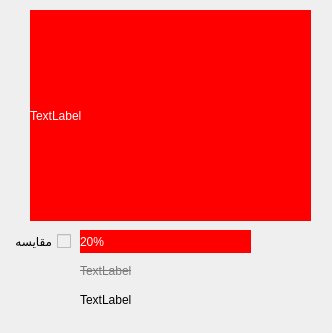
<?xml version="1.0" encoding="UTF-8"?>
<ui version="4.0">
 <class>GoodPreviewWidget</class>
 <widget class="QWidget" name="GoodPreviewWidget">
  <property name="geometry">
   <rect>
    <x>0</x>
    <y>0</y>
    <width>332</width>
    <height>333</height>
   </rect>
  </property>
  <property name="windowTitle">
   <string>Form</string>
  </property>
  <property name="styleSheet">
   <string notr="true">background-color: rgb(239, 239, 239);</string>
  </property>
  <widget class="QLabel" name="lab_img">
   <property name="geometry">
    <rect>
     <x>30</x>
     <y>10</y>
     <width>281</width>
     <height>211</height>
    </rect>
   </property>
   <property name="styleSheet">
    <string notr="true">font: 12pt &quot;Myanmar Text&quot;;
background-color: rgb(255, 0, 0);
color: rgb(255, 255, 255);

</string>
   </property>
   <property name="text">
    <string>TextLabel</string>
   </property>
  </widget>
  <widget class="QWidget" name="layoutWidget">
   <property name="geometry">
    <rect>
     <x>80</x>
     <y>230</y>
     <width>171</width>
     <height>81</height>
    </rect>
   </property>
   <layout class="QGridLayout" name="gridLayout">
    <item row="2" column="0">
     <widget class="QLabel" name="lab_final_price">
      <property name="styleSheet">
       <string notr="true">font: 75 10pt &quot;MS Shell Dlg 2&quot;;</string>
      </property>
      <property name="text">
       <string>TextLabel</string>
      </property>
     </widget>
    </item>
    <item row="0" column="0">
     <widget class="QLabel" name="lab_discount">
      <property name="styleSheet">
       <string notr="true">background-color: rgb(255, 0, 0);
color: rgb(255, 255, 255);
font: 75 13pt &quot;Agency FB&quot;;</string>
      </property>
      <property name="text">
       <string>20%</string>
      </property>
     </widget>
    </item>
    <item row="1" column="0">
     <widget class="QLabel" name="lab_price">
      <property name="styleSheet">
       <string notr="true">color: rgb(122, 122, 122);
font: 10pt &quot;MS UI Gothic&quot;;
text-decoration: line-through;</string>
      </property>
      <property name="text">
       <string>TextLabel</string>
      </property>
     </widget>
    </item>
   </layout>
  </widget>
  <widget class="QCheckBox" name="checkBox_compare">
   <property name="geometry">
    <rect>
     <x>0</x>
     <y>230</y>
     <width>71</width>
     <height>22</height>
    </rect>
   </property>
   <property name="layoutDirection">
    <enum>Qt::RightToLeft</enum>
   </property>
   <property name="styleSheet">
    <string notr="true">color: rgb(0, 0, 0);</string>
   </property>
   <property name="text">
    <string>مقایسه</string>
   </property>
  </widget>
 </widget>
 <resources/>
 <connections/>
</ui>
